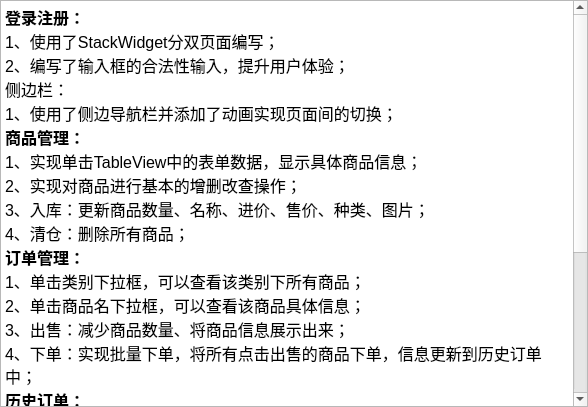
<?xml version="1.0" encoding="UTF-8"?>
<ui version="4.0">
 <class>KReadme</class>
 <widget class="QWidget" name="KReadme">
  <property name="geometry">
   <rect>
    <x>0</x>
    <y>0</y>
    <width>588</width>
    <height>407</height>
   </rect>
  </property>
  <property name="windowTitle">
   <string>KReadme</string>
  </property>
  <layout class="QVBoxLayout" name="verticalLayout">
   <property name="spacing">
    <number>0</number>
   </property>
   <property name="leftMargin">
    <number>0</number>
   </property>
   <property name="topMargin">
    <number>0</number>
   </property>
   <property name="rightMargin">
    <number>0</number>
   </property>
   <property name="bottomMargin">
    <number>0</number>
   </property>
   <item>
    <widget class="QTextBrowser" name="textBrowser">
     <property name="html">
      <string>&lt;!DOCTYPE HTML PUBLIC &quot;-//W3C//DTD HTML 4.0//EN&quot; &quot;http://www.w3.org/TR/REC-html40/strict.dtd&quot;&gt;
&lt;html&gt;&lt;head&gt;&lt;meta name=&quot;qrichtext&quot; content=&quot;1&quot; /&gt;&lt;style type=&quot;text/css&quot;&gt;
p, li { white-space: pre-wrap; }
&lt;/style&gt;&lt;/head&gt;&lt;body style=&quot; font-family:'SimSun'; font-size:9pt; font-weight:400; font-style:normal;&quot;&gt;
&lt;p style=&quot; margin-top:0px; margin-bottom:0px; margin-left:0px; margin-right:0px; -qt-block-indent:0; text-indent:0px;&quot;&gt;&lt;span style=&quot; font-size:12pt; font-weight:600;&quot;&gt;登录注册：&lt;/span&gt;&lt;/p&gt;
&lt;p style=&quot; margin-top:0px; margin-bottom:0px; margin-left:0px; margin-right:0px; -qt-block-indent:0; text-indent:0px;&quot;&gt;&lt;span style=&quot; font-size:12pt;&quot;&gt;1、使用了StackWidget分双页面编写；&lt;/span&gt;&lt;/p&gt;
&lt;p style=&quot; margin-top:0px; margin-bottom:0px; margin-left:0px; margin-right:0px; -qt-block-indent:0; text-indent:0px;&quot;&gt;&lt;span style=&quot; font-size:12pt;&quot;&gt;2、编写了输入框的合法性输入，提升用户体验；&lt;/span&gt;&lt;/p&gt;
&lt;p style=&quot; margin-top:0px; margin-bottom:0px; margin-left:0px; margin-right:0px; -qt-block-indent:0; text-indent:0px;&quot;&gt;&lt;span style=&quot; font-size:12pt;&quot;&gt;侧边栏：&lt;/span&gt;&lt;/p&gt;
&lt;p style=&quot; margin-top:0px; margin-bottom:0px; margin-left:0px; margin-right:0px; -qt-block-indent:0; text-indent:0px;&quot;&gt;&lt;span style=&quot; font-size:12pt;&quot;&gt;1、使用了侧边导航栏并添加了动画实现页面间的切换；&lt;/span&gt;&lt;/p&gt;
&lt;p style=&quot; margin-top:0px; margin-bottom:0px; margin-left:0px; margin-right:0px; -qt-block-indent:0; text-indent:0px;&quot;&gt;&lt;span style=&quot; font-size:12pt; font-weight:600;&quot;&gt;商品管理：&lt;/span&gt;&lt;/p&gt;
&lt;p style=&quot; margin-top:0px; margin-bottom:0px; margin-left:0px; margin-right:0px; -qt-block-indent:0; text-indent:0px;&quot;&gt;&lt;span style=&quot; font-size:12pt;&quot;&gt;1、实现单击TableView中的表单数据，显示具体商品信息；&lt;/span&gt;&lt;/p&gt;
&lt;p style=&quot; margin-top:0px; margin-bottom:0px; margin-left:0px; margin-right:0px; -qt-block-indent:0; text-indent:0px;&quot;&gt;&lt;span style=&quot; font-size:12pt;&quot;&gt;2、实现对商品进行基本的增删改查操作；&lt;/span&gt;&lt;/p&gt;
&lt;p style=&quot; margin-top:0px; margin-bottom:0px; margin-left:0px; margin-right:0px; -qt-block-indent:0; text-indent:0px;&quot;&gt;&lt;span style=&quot; font-size:12pt;&quot;&gt;3、入库：更新商品数量、名称、进价、售价、种类、图片；&lt;/span&gt;&lt;/p&gt;
&lt;p style=&quot; margin-top:0px; margin-bottom:0px; margin-left:0px; margin-right:0px; -qt-block-indent:0; text-indent:0px;&quot;&gt;&lt;span style=&quot; font-size:12pt;&quot;&gt;4、清仓：删除所有商品；&lt;/span&gt;&lt;/p&gt;
&lt;p style=&quot; margin-top:0px; margin-bottom:0px; margin-left:0px; margin-right:0px; -qt-block-indent:0; text-indent:0px;&quot;&gt;&lt;span style=&quot; font-size:12pt; font-weight:600;&quot;&gt;订单管理：&lt;/span&gt;&lt;/p&gt;
&lt;p style=&quot; margin-top:0px; margin-bottom:0px; margin-left:0px; margin-right:0px; -qt-block-indent:0; text-indent:0px;&quot;&gt;&lt;span style=&quot; font-size:12pt;&quot;&gt;1、单击类别下拉框，可以查看该类别下所有商品；&lt;/span&gt;&lt;/p&gt;
&lt;p style=&quot; margin-top:0px; margin-bottom:0px; margin-left:0px; margin-right:0px; -qt-block-indent:0; text-indent:0px;&quot;&gt;&lt;span style=&quot; font-size:12pt;&quot;&gt;2、单击商品名下拉框，可以查看该商品具体信息；&lt;/span&gt;&lt;/p&gt;
&lt;p style=&quot; margin-top:0px; margin-bottom:0px; margin-left:0px; margin-right:0px; -qt-block-indent:0; text-indent:0px;&quot;&gt;&lt;span style=&quot; font-size:12pt;&quot;&gt;3、出售：减少商品数量、将商品信息展示出来；&lt;/span&gt;&lt;/p&gt;
&lt;p style=&quot; margin-top:0px; margin-bottom:0px; margin-left:0px; margin-right:0px; -qt-block-indent:0; text-indent:0px;&quot;&gt;&lt;span style=&quot; font-size:12pt;&quot;&gt;4、下单：实现批量下单，将所有点击出售的商品下单，信息更新到历史订单中；&lt;/span&gt;&lt;/p&gt;
&lt;p style=&quot; margin-top:0px; margin-bottom:0px; margin-left:0px; margin-right:0px; -qt-block-indent:0; text-indent:0px;&quot;&gt;&lt;span style=&quot; font-size:12pt; font-weight:600;&quot;&gt;历史订单：&lt;/span&gt;&lt;/p&gt;
&lt;p style=&quot; margin-top:0px; margin-bottom:0px; margin-left:0px; margin-right:0px; -qt-block-indent:0; text-indent:0px;&quot;&gt;&lt;span style=&quot; font-size:12pt;&quot;&gt;1、查看所有历史订单；&lt;/span&gt;&lt;/p&gt;
&lt;p style=&quot; margin-top:0px; margin-bottom:0px; margin-left:0px; margin-right:0px; -qt-block-indent:0; text-indent:0px;&quot;&gt;&lt;span style=&quot; font-size:12pt; font-weight:600;&quot;&gt;数据库：&lt;/span&gt;&lt;/p&gt;
&lt;p style=&quot; margin-top:0px; margin-bottom:0px; margin-left:0px; margin-right:0px; -qt-block-indent:0; text-indent:0px;&quot;&gt;&lt;span style=&quot; font-size:12pt;&quot;&gt;1、采用防注入写法，若表格不存在则进行数据插入；&lt;/span&gt;&lt;/p&gt;
&lt;p style=&quot; margin-top:0px; margin-bottom:0px; margin-left:0px; margin-right:0px; -qt-block-indent:0; text-indent:0px;&quot;&gt;&lt;span style=&quot; font-size:12pt;&quot;&gt;2、后面可以直接在数据库进行增删改查；&lt;/span&gt;&lt;/p&gt;
&lt;p style=&quot; margin-top:0px; margin-bottom:0px; margin-left:0px; margin-right:0px; -qt-block-indent:0; text-indent:0px;&quot;&gt;&lt;span style=&quot; font-size:12pt;&quot;&gt;3、登录时连接数据库，组件间进行地址传递，全部关闭时断开连接；&lt;/span&gt;&lt;/p&gt;
&lt;p style=&quot; margin-top:0px; margin-bottom:0px; margin-left:0px; margin-right:0px; -qt-block-indent:0; text-indent:0px;&quot;&gt;&lt;span style=&quot; font-size:12pt; font-weight:600;&quot;&gt;注销：&lt;/span&gt;&lt;/p&gt;
&lt;p style=&quot; margin-top:0px; margin-bottom:0px; margin-left:0px; margin-right:0px; -qt-block-indent:0; text-indent:0px;&quot;&gt;&lt;span style=&quot; font-size:12pt;&quot;&gt;注销之后返回到登录页面可以重新进行二次登录&lt;/span&gt;&lt;/p&gt;
&lt;p style=&quot;-qt-paragraph-type:empty; margin-top:0px; margin-bottom:0px; margin-left:0px; margin-right:0px; -qt-block-indent:0; text-indent:0px;&quot;&gt;&lt;br /&gt;&lt;/p&gt;
&lt;p style=&quot; margin-top:0px; margin-bottom:0px; margin-left:0px; margin-right:0px; -qt-block-indent:0; text-indent:0px;&quot;&gt;&lt;span style=&quot; font-size:12pt;&quot;&gt;					              designer: 王杰&lt;/span&gt;&lt;/p&gt;&lt;/body&gt;&lt;/html&gt;</string>
     </property>
    </widget>
   </item>
  </layout>
 </widget>
 <layoutdefault spacing="6" margin="11"/>
 <resources/>
 <connections/>
</ui>
